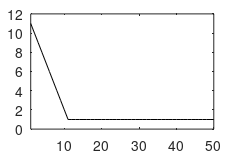
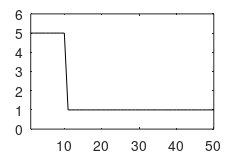
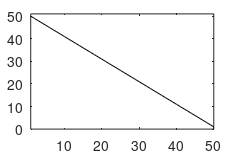

The MATLAB source for these figures, in order:

% Test whether it is necessary to rotate VB PCA
function nc2010_publish_datasets

n = 200;
m = 50;
d = 10;

ncomps = 30;

randn('state', 1);
rand('state', 1);

% Generate multivariate normal data
disp('Using weak subspace')
eigs = (1 + [d:-1:1 zeros(1,m-d)]) .^ 2
datastring = 'weak';
plot_eigenvalues(eigs, datastring);

disp('Using strong subspace')
eigs = ([5*ones(1,d) 1*ones(1,m-d)]) .^ 2
datastring = 'strong';
plot_eigenvalues(eigs, datastring);

disp('Using no subspace')
eigs = (m:-1:1) .^ 2
datastring = 'no';
plot_eigenvalues(eigs, datastring);


function plot_eigenvalues(eigs, datastring)

filename = sprintf(['/home/jluttine/papers/neurocomputing2010/' ...
                    'fig_eigenvalues_dataset=%s'], datastring);

figure
plot(sqrt(eigs), 'k-');
set(gcf, 'units', 'centimeters', 'paperunits', 'centimeters');
pos = get(gcf, 'position');
set(gcf, 'position', [pos(1:2), 6,4]);
pos = get(gcf, 'paperposition');
set(gcf, 'paperposition', [pos(1:2),6,4])

ylim([0, max(sqrt(eigs))+1]);
xlim([1, length(eigs)]);

%ylabel('standard deviation')

print(gcf, '-depsc2', filename);

